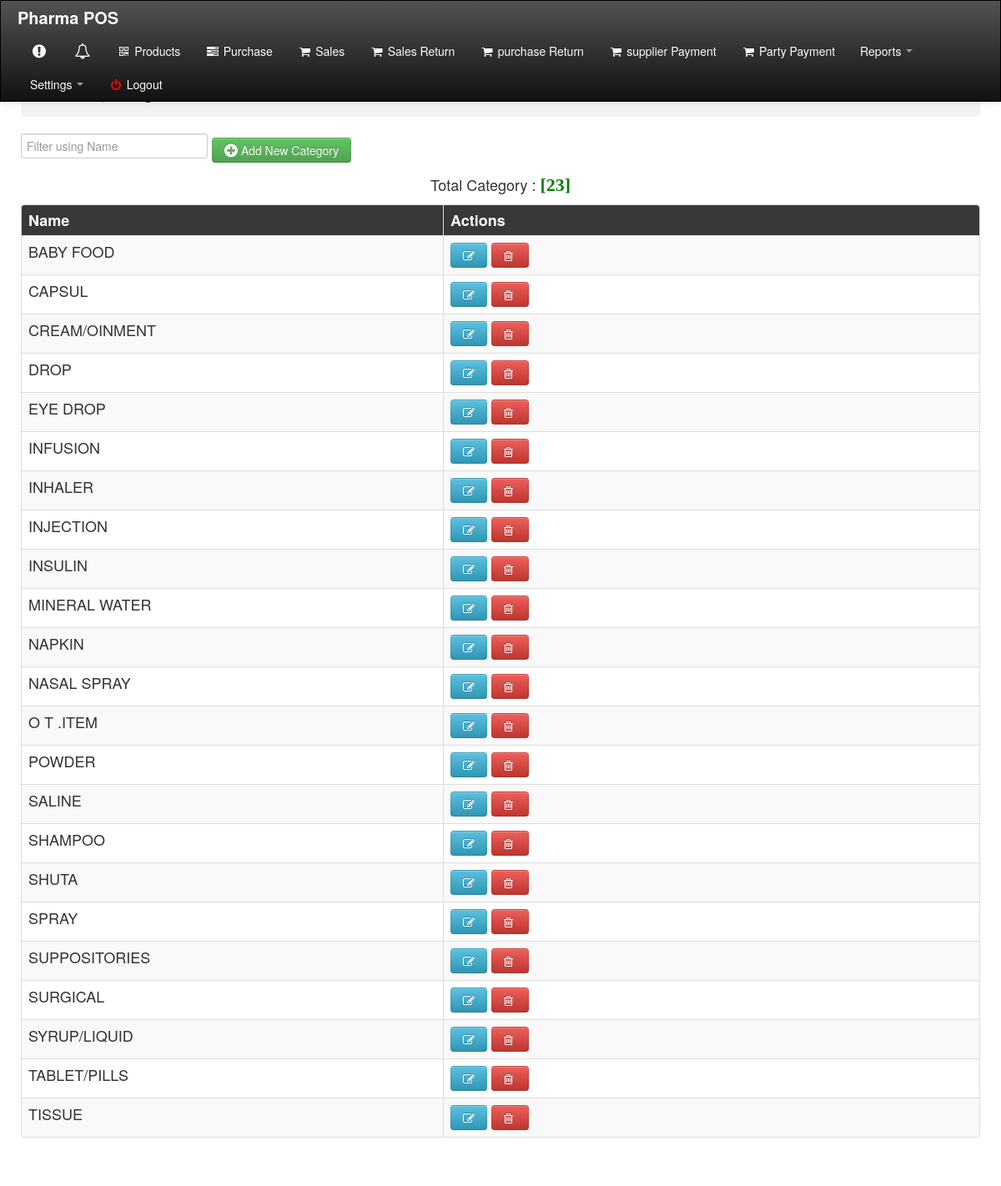
The app's page /company/view.php (signed in) with its own data.
### tables this page shows
CREATE TABLE `category` (
  `id` int(11) NOT NULL,
  `name` varchar(100) NOT NULL
);

### company/view.php (the view, shortened to what this page needs)
<!DOCTYPE html>
<html>
<head>
    <link rel="stylesheet" type="text/css" href="../css/bootstrap.css">
  <link rel="stylesheet" type="text/css" href="../css/font-awesome.min.css">
  <link rel="stylesheet" type="text/css" href="../css/bootstrap-responsive.css">
  <link rel="stylesheet" type="text/css" href="../src/facebox.css">
  <link rel="stylesheet" type="text/css" href="../css/style.css">
</head>
<body>
   <?php include('../top_menu_inner.php'); ?>
     <div class="container" style="background-color:#fff;">
      <div class="row">
        <div class="contentheader">
          <h1>Category</h1>
           </div><br>
            <input type="text"  id="name_med1" size="4"  onkeyup="med_name1()" placeholder="Filter using Name" title="Type BarCode">
           <a href="index.php?invoice_number=<?php echo $_GET['invoice_number']?>" id="popup"><button class="btn btn-success btn-md" name="submit"><span class="icon-plus-sign icon-large"></span> Add New Category</button></a>
      </div>
    </div>
    <?php
         $select_sql = "SELECT * FROM category order by id";
         $select_query = mysqli_query($con,$select_sql);
         $row = mysqli_num_rows($select_query);
    ?>
      <div class="container" style="background-color:#fff;">
	  <div style="text-align:center;">
        Total Category : <font color="green" style="font:bold 22px 'Aleo';">[<?php echo $row;?>]</font>
      </div>
    <div class="row">
      <div class="col-12">
        <form method="POST">
            <div style="height: auto;">
          <table id="table0" class="table table-bordered table-striped table-hover">
           <thead>
             <tr style="background-color: #383838; color: #FFFFFF;" >
             <th width="3%">Name</th>
             <th width = "5%">Actions</th>
             </tr>
           </thead>
            <tbody>
        <?php include("../dbcon.php"); ?>
        <?php $sql = "SELECT  id,name FROM category order by name asc"; ?>
        <?php $result =  mysqli_query($con,$sql); ?>
        <?php while( $row =  mysqli_fetch_array($result)) : ?>
        <tr style="">
            <td><?php echo $row['name']; ?></td>
            <td><a id="popup" href="update_view.php?id=<?php echo $row['id']?>&invoice_number=<?php echo $_GET['invoice_number']?>"><button class="btn btn-info"><span class="icon-edit"></span></button></a>
          <button class="btn btn-danger delete" id="<?php echo $row['id']?>"><span class="icon-trash"></span>&nbsp;</button></td>
            </tr>
        <?php endwhile ?>
    </tbody>
           </table>
         </div>
      </form>
      </div>
    </div>
    </div>
 </body>
</html>

### company/view.php (style rules this page uses)
body { background-image: url(https://thumbs.dreamstime.com/b/pharmacy-interior-blurred-background-58416047.jpg); }

### records on screen
category: name "BABY FOOD"
category: name "CAPSUL"
category: name "CREAM/OINMENT"
category: name "DROP"
category: name "EYE DROP"
category: name "INFUSION"
category: name "INHALER"
category: name "INJECTION"
category: name "INSULIN"
category: name "MINERAL WATER"
category: name "NAPKIN"
category: name "NASAL SPRAY"
category: name "O T .ITEM"
category: name "POWDER"
category: name "SALINE"
category: name "SHAMPOO"
category: name "SHUTA"
category: name "SPRAY"
category: name "SUPPOSITORIES"
category: name "SURGICAL"
category: name "SYRUP/LIQUID"
category: name "TABLET/PILLS"
category: name "TISSUE"

### other values on screen
$row "23"
